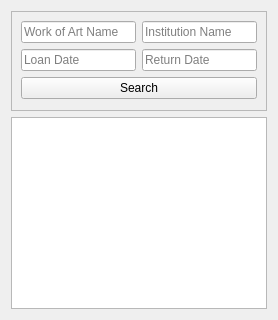
            <widget class="QWidget" name="page_loan">
             <layout class="QVBoxLayout" name="verticalLayout_31">
              <item>
               <widget class="QFrame" name="search_loan">
                <property name="minimumSize">
                 <size>
                  <width>0</width>
                  <height>100</height>
                 </size>
                </property>
                <property name="frameShape">
                 <enum>QFrame::StyledPanel</enum>
                </property>
                <property name="frameShadow">
                 <enum>QFrame::Raised</enum>
                </property>
                <layout class="QGridLayout" name="gridLayout_2">
                 <item row="0" column="0">
                  <widget class="QLineEdit" name="search_loan_work_of_art_name">
                   <property name="text">
                    <string/>
                   </property>
                   <property name="placeholderText">
                    <string>Work of Art Name</string>
                   </property>
                  </widget>
                 </item>
                 <item row="0" column="1">
                  <widget class="QLineEdit" name="search_loan_institution_name">
                   <property name="text">
                    <string/>
                   </property>
                   <property name="placeholderText">
                    <string>Institution Name</string>
                   </property>
                  </widget>
                 </item>
                 <item row="1" column="0">
                  <widget class="QLineEdit" name="search_loan_date">
                   <property name="text">
                    <string/>
                   </property>
                   <property name="placeholderText">
                    <string>Loan Date</string>
                   </property>
                  </widget>
                 </item>
                 <item row="1" column="1">
                  <widget class="QLineEdit" name="search_loan_return_date">
                   <property name="text">
                    <string/>
                   </property>
                   <property name="placeholderText">
                    <string>Return Date</string>
                   </property>
                  </widget>
                 </item>
                 <item row="2" column="0" colspan="2">
                  <widget class="QPushButton" name="btn_search_loan">
                   <property name="text">
                    <string>Search</string>
                   </property>
                  </widget>
                 </item>
                </layout>
               </widget>
              </item>
              <item>
               <widget class="QTableWidget" name="table_loan"/>
              </item>
             </layout>
            </widget>
